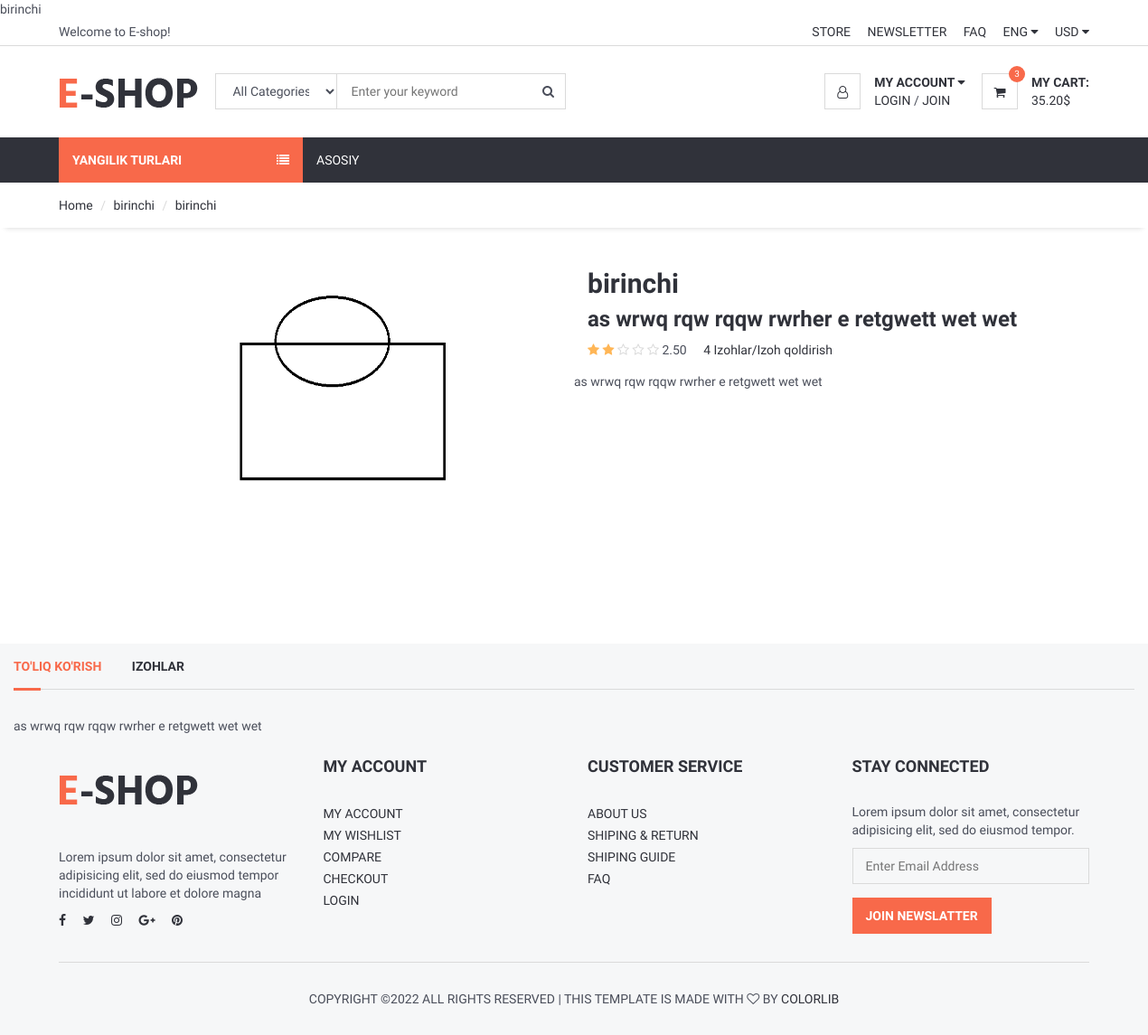
Page /news/1/bir on the committed database.
### news/models.py (models this page shows, shortened)
class News(models.Model):
    category = models.ForeignKey(Category,on_delete=models.CASCADE)
    title = models.CharField(max_length=255,blank=True)
    description = models.TextField(max_length=500,blank=True)
    keywords = models.CharField(max_length=255,blank=True)
    slug = models.SlugField(null=False,unique=True)
    image = models.ImageField(blank=True,upload_to='images/')
    author = models.CharField(max_length=255)
    create_at = models.DateTimeField(auto_now_add=True)
    update_at = models.DateTimeField(auto_now=True)
    def image_tag(self):
        return mark_safe('<img src="{}" height="50">'.format(self.image.url))
    image_tag.short_description = 'Image'
    def avaregereview(self):#nechi baho qo'yilganligi umumiy qilib ko'rsatilsin
        reviews = Comment.objects.filter(news=self,status='True').aggregate(avarage=Avg('rate'))#aggregatlar
        avg = 0
        if reviews["avarage"] is not None:# 3 4 + 3  umumiy o'rta rating holati kelib chiqadi
            avg = float(reviews["avarage"])
        return avg
    def countreview(self):#nechta odam user comment qoldirganligi hisoblanadi
        reviews = Comment.objects.filter(news=self,status='True').aggregate(count=Count('id'))
        cnt = 0
        if reviews["count"] is not None:#kimdir komment qoldirgan bo'lsa hisob yursin
            cnt = int(reviews["count"])
        return cnt

### news/views.py (the view)
# urls.py: path('news/<int:id>/<slug:slug>',views.news_detail,name='news_detail'),
def news_detail(request,id,slug):
    category = Category.objects.all()
    news = News.objects.get(pk=id)
    comments = Comment.objects.filter(news_id=id,status='True')
    context = {
        'category':category,
        'news':news,
        'comments':comments,
    }
    return render(request,'news_detail.html',context)

### news/Templates/news_detail.html (shortened to what this page needs)
{% extends 'base.html' %}
{% load static %}
{% block sidebar %} {% include 'sidebar.html'%}{% endblock %}
{% block body %}
<div id="breadcrumb">
    <div class="container">
        <ul class="breadcrumb">
            <li><a href="/">Home</a></li>
            <li><a href="/news/{{news.id}}">{{news.title}}</a></li>
            <li><a href="#">{{news.title}}</a></li>
        </ul>
    </div>
</div>
<div class="section">
    <div class="container">
        <div class="row">
            <div class="product product-details clearfix">
                <div class="col-md-6">
                    <div id="product-main-view">
                        <div class="product-view">
                            <img src="{{news.image.url}}" alt="" style="height:400px">
                        </div>
                    </div>
                </div>
                <div class="col-md-6">
                    <div class="product-body">
                        <h2 class="product-name">{{news.title}}</h2>
                        <h3 class="product-price">{{news.description}}</h3>
                    </div>
                    <div class="product-rating">
                        <i class="fa fa-star{% if news.avaregereview < 1%}-o empty{% endif %}"></i>
						<i class="fa fa-star{% if news.avaregereview < 2%}-o empty{% endif %}"></i>
						<i class="fa fa-star{% if news.avaregereview < 3%}-o empty{% endif %}"></i>
						<i class="fa fa-star{% if news.avaregereview < 4%}-o empty{% endif %}"></i>
						<i class="fa fa-star{% if news.avaregereview < 5%}-o empty{% endif %}"></i>
						{{news.avaregereview|stringformat:".2f"}}
                    </div>
                    <a href="#tab2">{{news.countreview}} Izohlar/Izoh qoldirish</a>
                </div>
                <p>{{news.description}}</p>
            </div>
        </div>
    </div>
    <div class="col-md-12">
        <div class="product-tab">
            <ul class="tab-nav">
                <li class="active"> <a data-toggle="tab" href="#tab1">To'liq ko'rish</a></li>
                <li ><a data-toggle="tab" href="#tab2">Izohlar</a></li>
            </ul>
            <div class="tab-content">
                <div id="tab1" class="tab-pane fade in active">
                    <p>
                        {{news.description|safe}}
                    </p>
                </div>
            </div>
        </div>
    </div>
</div>
{% endblock %}
{% block foot %}{% include 'footer.html' %}{% endblock %}

### news/static/css/style.css (style rules this page uses)
body { font-family: 'Hind', sans-serif; color: #4A4E5A; overflow-x: hidden; }
h1, h2, h3, h4, h5, h6 { color: #30323A; margin: 0 0 10px; font-weight: 700; }
a { color: #30323A; -webkit-transition: 0.3s color; transition: 0.3s color; }
ul, ol { margin: 0; padding: 0; list-style: none }
.section { padding-top: 30px; padding-bottom: 30px; }
#breadcrumb { -webkit-box-shadow: 0px 6px 6px -6px rgba(0, 0, 0, 0.175); box-shadow: 0px 6px 6px -6px rgba(0, 0, 0, 0.175); }
.breadcrumb { background-color: transparent; border: none; border-radius: 0px; padding: 15px 0px; margin: 0; }
.breadcrumb>li+li:before { color: #DADADA; }
.product .product-rating { display: inline-block; }
.product .product-rating>i { color: #FFB656; }
.product .product-rating>i.empty { color: #DADADA; }
.product-view>img { width: 100%; }
.product.product-details .product-name { margin-top: 15px; }
.product.product-details .product-rating { margin-right: 15px; margin-bottom: 15px; }
.product-tab { margin-top: 30px; }
.product-tab .tab-nav { border-bottom: 1px solid #DADADA; margin-bottom: 30px; }
.product-tab .tab-nav li { display: inline-block; }
.product-tab .tab-nav li+li { margin-left: 30px; }
.product-tab .tab-nav li a { display: block; padding: 15px 0px; text-transform: uppercase; font-weight: 700; }
.product-tab .tab-nav li.active { position: relative; }
.product-tab .tab-nav li.active a { color: #F8694A; }
.product-tab .tab-nav li.active a:after { content: ""; position: absolute; left: 0; bottom: -1.5px; height: 3px; width: 30px; background-color: #F8694A; }

### rows in the picture
News: title "birinchi", image (picture), description "as wrwq rqw rqqw rwrher e retgwett wet wet", avaregereview "2.50", countreview "4"
